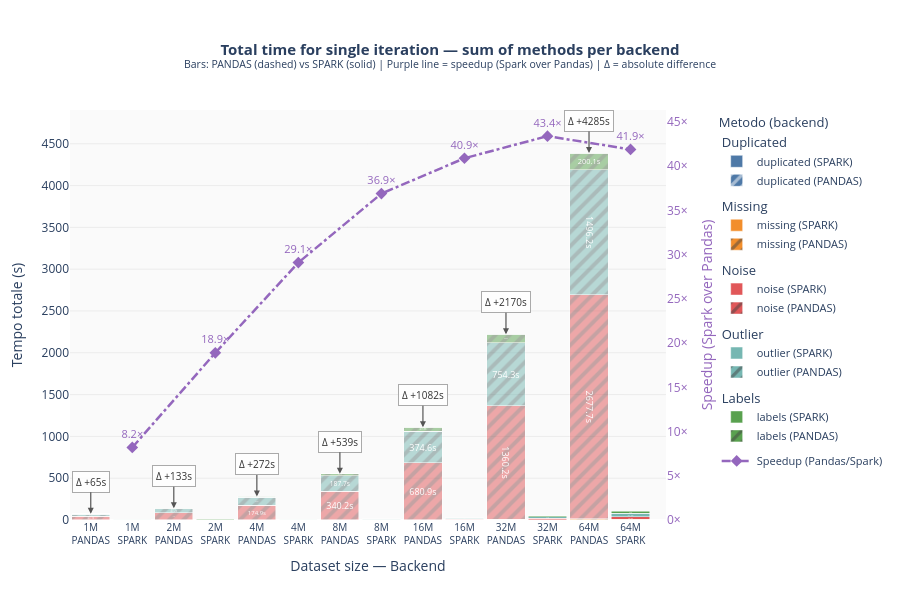

Source (notebook cell):
### Code cell
# ══════════════════════════════════════════════════════════════════════════════
# PLOT 2 — Istogramma raggruppato + stacked con differenza Pandas/Spark
# ══════════════════════════════════════════════════════════════════════════════

METHOD_COLORS = {
    'duplicated': '#4e79a7',
    'missing':    '#f28e2b',
    'noise':      '#e15759',
    'outlier':    '#76b7b2',
    'labels':     '#59a14f',
}

iters_sorted  = sorted(be_df['iterazione'].unique())
rows_per_iter = (
    be_df[['iterazione','num_righe']].drop_duplicates()
    .set_index('iterazione')['num_righe'].to_dict()
)

def fmt_rows(n):
    return f'{n//1_000_000}M' if n >= 1_000_000 else f'{n//1_000}K'

# Asse X interleaved: ['1M PANDAS', '1M SPARK', '2M PANDAS', '2M SPARK', ...]
x_all = []
for it in iters_sorted:
    for be in BACKENDS:
        x_all.append(f'{fmt_rows(rows_per_iter[it])}<br>{be}')

# Pre-calcola totali per iterazione (per le annotazioni di differenza)
iter_totals = {}   # it → {'PANDAS': float, 'SPARK': float}
for it in iters_sorted:
    iter_totals[it] = {}
    for be in BACKENDS:
        iter_totals[it][be] = float(
            be_df[(be_df['iterazione']==it) & (be_df['backend']==be)]['stopwatch_sec'].sum()
        )

# ── Figura con asse Y secondario per il ratio ─────────────────────────────────
fig2 = make_subplots(specs=[[{'secondary_y': True}]])

for metodo in METHODS:
    for backend in BACKENDS:
        d = (
            be_df[(be_df['metodo']==metodo) & (be_df['backend']==backend)]
            .sort_values('iterazione')
        )
        vals, texts = [], []
        for it in iters_sorted:
            for be in BACKENDS:
                if be == backend:
                    row = d[d['iterazione']==it]
                    v   = float(row['stopwatch_sec'].iloc[0]) if len(row) > 0 else 0.0
                    vals.append(v)
                    texts.append(f'{v:.1f}s' if v >= 2.0 else '')
                else:
                    vals.append(0.0)
                    texts.append('')

        fig2.add_trace(go.Bar(
            name=f'{metodo} ({backend})',
            x=x_all,
            y=vals,
            text=texts,
            textposition='inside',
            insidetextanchor='middle',
            textfont=dict(size=9, color='white'),
            marker=dict(
                color=METHOD_COLORS[metodo],
                opacity=1.0 if backend=='SPARK' else 0.5,
                pattern=dict(shape='/' if backend=='PANDAS' else '', solidity=0.4),
                line=dict(color='white', width=0.5),
            ),
            legendgroup=metodo,
            legendgrouptitle_text=metodo.capitalize() if backend=='PANDAS' else None,
            hovertemplate=(
                f'<b>{metodo} — {backend}</b><br>'
                'Righe: %{x}<br>Tempo: %{y:.3f}s<extra></extra>'
            ),
            #legend=False,
        ), secondary_y=False)

# ── Linea ratio (asse Y secondario) ──────────────────────────────────────────
# Posizionata al centro di ogni coppia PANDAS/SPARK sull'asse X interleaved
ratio_x, ratio_y = [], []
for it in iters_sorted:
    tot_pd = iter_totals[it]['PANDAS']
    tot_sp = iter_totals[it]['SPARK']
    # La coppia di barre è a posizioni (2*idx) e (2*idx+1); il centro è fra le due
    idx = iters_sorted.index(it)
    # X come stringa della barra SPARK (seconda della coppia)
    ratio_x.append(f'{fmt_rows(rows_per_iter[it])}<br>SPARK')
    ratio_y.append(round(tot_pd / tot_sp, 1) if tot_sp > 0 else 0)

fig2.add_trace(go.Scatter(
    x=ratio_x,
    y=ratio_y,
    mode='lines+markers+text',
    name='Speedup (Pandas/Spark)',
    line=dict(color='#9467bd', width=2.5, dash='dashdot'),
    marker=dict(size=9, color='#9467bd', symbol='diamond'),
    text=[f'{r:.1f}×' for r in ratio_y],
    textposition='top center',
    textfont=dict(size=11, color='#9467bd'),
    hovertemplate='<b>Speedup</b><br>%{x}<br>Pandas è %{y:.1f}× più lento di Spark<extra></extra>',
    legendgroup='ratio',
    showlegend=True,
), secondary_y=True)

# ── Annotazioni Δ differenza assoluta sopra ogni coppia ──────────────────────
# Appese sopra la barra PANDAS (la più alta) con freccia di bracket
for it in iters_sorted:
    tot_pd = iter_totals[it]['PANDAS']
    tot_sp = iter_totals[it]['SPARK']
    diff   = tot_pd - tot_sp
    # Etichetta compatta: Δ +XXXs
    label  = f'Δ {diff:+.0f}s'
    # X = posizione barra PANDAS (prima della coppia)
    x_pandas_label = f'{fmt_rows(rows_per_iter[it])}<br>PANDAS'
    fig2.add_annotation(
        x=x_pandas_label,
        y=tot_pd,
        text=label,
        showarrow=True,
        arrowhead=2,
        arrowcolor='#555',
        arrowwidth=1.2,
        ax=0, ay=-32,
        font=dict(size=10, color='#333'),
        bgcolor='rgba(255,255,255,0.82)',
        bordercolor='#aaa',
        borderwidth=1,
        borderpad=3,
        yref='y',
    )

fig2.update_layout(
    barmode='stack',
    title=dict(
        text=(
            '<b>Total time for single iteration — sum of methods per backend</b><br>'
            '<sup>Bars: PANDAS (dashed) vs SPARK (solid) | '
            'Purple line = speedup (Spark over Pandas) | Δ = absolute difference</sup>'
        ),
        font=dict(size=15), x=0.5,
    ),
    xaxis=dict(title='Dataset size — Backend', tickfont=dict(size=10)),
    yaxis=dict(title='Tempo totale (s)', showgrid=True, gridcolor='#ececec'),
    yaxis2=dict(
        title='Speedup (Spark over Pandas)',
        showgrid=False,
        ticksuffix='×',
        overlaying='y',
        side='right',
        rangemode='tozero',
        color='#9467bd',
    ),
    legend=dict(
        title='Metodo (backend)',
        groupclick='toggleitem',
        font=dict(size=11),
        tracegroupgap=6,
    ),
    height=600,
    plot_bgcolor='#fafafa', paper_bgcolor='white',
    margin=dict(t=110, b=80, l=70, r=80),
    bargap=0.08,
)

fig2.show()

### Figure 1 — Plotly figure (JSON) as saved in the notebook; plotly's stock layout.template omitted (floating-point values rounded to 4 significant figures)
{"data": [{"hovertemplate": "<b>duplicated — PANDAS</b><br>Righe: %{x}<br>Tempo: %{y:.3f}s<extra></extra>", "insidetextanchor": "middle", "legendgroup": "duplicated", "legendgrouptitle": {"text": "Duplicated"}, "marker": {"color": "#4e79a7", "line": {"color": "white", "width": 0.5}, "opacity": 0.5, "pattern": {"shape": "/", "solidity": 0.4}}, "name": "duplicated (PANDAS)", "text": ["", "", "", "", "", "", "", "", "", "", "2.5s", "", "5.0s", ""], "textfont": {"color": "white", "size": 9}, "textposition": "inside", "type": "bar", "x": ["1M<br>PANDAS", "1M<br>SPARK", "2M<br>PANDAS", "2M<br>SPARK", "4M<br>PANDAS", "4M<br>SPARK", "8M<br>PANDAS", "8M<br>SPARK", "16M<br>PANDAS", "16M<br>SPARK", "32M<br>PANDAS", "32M<br>SPARK", "64M<br>PANDAS", "64M<br>SPARK"], "xaxis": "x", "y": [0.04952, 0, 0.09761, 0, 0.218, 0, 0.5578, 0, 1.205, 0, 2.524, 0, 5.04, 0], "yaxis": "y"}, {"hovertemplate": "<b>duplicated — SPARK</b><br>Righe: %{x}<br>Tempo: %{y:.3f}s<extra></extra>", "insidetextanchor": "middle", "legendgroup": "duplicated", "marker": {"color": "#4e79a7", "line": {"color": "white", "width": 0.5}, "opacity": 1, "pattern": {"shape": "", "solidity": 0.4}}, "name": "duplicated (SPARK)", "text": ["", "", "", "", "", "", "", "", "", "", "", "", "", "2.7s"], "textfont": {"color": "white", "size": 9}, "textposition": "inside", "type": "bar", "x": ["1M<br>PANDAS", "1M<br>SPARK", "2M<br>PANDAS", "2M<br>SPARK", "4M<br>PANDAS", "4M<br>SPARK", "8M<br>PANDAS", "8M<br>SPARK", "16M<br>PANDAS", "16M<br>SPARK", "32M<br>PANDAS", "32M<br>SPARK", "64M<br>PANDAS", "64M<br>SPARK"], "xaxis": "x", "y": [0, 0.75, 0, 0.4088, 0, 0.4861, 0, 0.5406, 0, 0.8951, 0, 1.435, 0, 2.696], "yaxis": "y"}, {"hovertemplate": "<b>missing — PANDAS</b><br>Righe: %{x}<br>Tempo: %{y:.3f}s<extra></extra>", "insidetextanchor": "middle", "legendgroup": "missing", "legendgrouptitle": {"text": "Missing"}, "marker": {"color": "#f28e2b", "line": {"color": "white", "width": 0.5}, "opacity": 0.5, "pattern": {"shape": "/", "solidity": 0.4}}, "name": "missing (PANDAS)", "text": ["", "", "", "", "", "", "", "", "2.4s", "", "4.9s", "", "10.5s", ""], "textfont": {"color": "white", "size": 9}, "textposition": "inside", "type": "bar", "x": ["1M<br>PANDAS", "1M<br>SPARK", "2M<br>PANDAS", "2M<br>SPARK", "4M<br>PANDAS", "4M<br>SPARK", "8M<br>PANDAS", "8M<br>SPARK", "16M<br>PANDAS", "16M<br>SPARK", "32M<br>PANDAS", "32M<br>SPARK", "64M<br>PANDAS", "64M<br>SPARK"], "xaxis": "x", "y": [0.1025, 0, 0.1833, 0, 0.4395, 0, 1.101, 0, 2.412, 0, 4.921, 0, 10.55, 0], "yaxis": "y"}, {"hovertemplate": "<b>missing — SPARK</b><br>Righe: %{x}<br>Tempo: %{y:.3f}s<extra></extra>", "insidetextanchor": "middle", "legendgroup": "missing", "marker": {"color": "#f28e2b", "line": {"color": "white", "width": 0.5}, "opacity": 1, "pattern": {"shape": "", "solidity": 0.4}}, "name": "missing (SPARK)", "text": ["", "", "", "", "", "", "", "", "", "", "", "", "", "3.7s"], "textfont": {"color": "white", "size": 9}, "textposition": "inside", "type": "bar", "x": ["1M<br>PANDAS", "1M<br>SPARK", "2M<br>PANDAS", "2M<br>SPARK", "4M<br>PANDAS", "4M<br>SPARK", "8M<br>PANDAS", "8M<br>SPARK", "16M<br>PANDAS", "16M<br>SPARK", "32M<br>PANDAS", "32M<br>SPARK", "64M<br>PANDAS", "64M<br>SPARK"], "xaxis": "x", "y": [0, 1.298, 0, 1.011, 0, 0.7787, 0, 0.9439, 0, 1.307, 0, 1.925, 0, 3.706], "yaxis": "y"}, {"hovertemplate": "<b>noise — PANDAS</b><br>Righe: %{x}<br>Tempo: %{y:.3f}s<extra></extra>", "insidetextanchor": "middle", "legendgroup": "noise", "legendgrouptitle": {"text": "Noise"}, "marker": {"color": "#e15759", "line": {"color": "white", "width": 0.5}, "opacity": 0.5, "pattern": {"shape": "/", "solidity": 0.4}}, "name": "noise (PANDAS)", "text": ["47.1s", "", "87.3s", "", "174.9s", "", "340.2s", "", "680.9s", "", "1360.2s", "", "2677.7s", ""], "textfont": {"color": "white", "size": 9}, "textposition": "inside", "type": "bar", "x": ["1M<br>PANDAS", "1M<br>SPARK", "2M<br>PANDAS", "2M<br>SPARK", "4M<br>PANDAS", "4M<br>SPARK", "8M<br>PANDAS", "8M<br>SPARK", "16M<br>PANDAS", "16M<br>SPARK", "32M<br>PANDAS", "32M<br>SPARK", "64M<br>PANDAS", "64M<br>SPARK"], "xaxis": "x", "y": [47.13, 0, 87.27, 0, 174.9, 0, 340.2, 0, 680.9, 0, 1360.0, 0, 2678.0, 0], "yaxis": "y"}, {"hovertemplate": "<b>noise — SPARK</b><br>Righe: %{x}<br>Tempo: %{y:.3f}s<extra></extra>", "insidetextanchor": "middle", "legendgroup": "noise", "marker": {"color": "#e15759", "line": {"color": "white", "width": 0.5}, "opacity": 1, "pattern": {"shape": "", "solidity": 0.4}}, "name": "noise (SPARK)", "text": ["", "2.3s", "", "", "", "2.5s", "", "4.5s", "", "7.9s", "", "16.5s", "", "33.6s"], "textfont": {"color": "white", "size": 9}, "textposition": "inside", "type": "bar", "x": ["1M<br>PANDAS", "1M<br>SPARK", "2M<br>PANDAS", "2M<br>SPARK", "4M<br>PANDAS", "4M<br>SPARK", "8M<br>PANDAS", "8M<br>SPARK", "16M<br>PANDAS", "16M<br>SPARK", "32M<br>PANDAS", "32M<br>SPARK", "64M<br>PANDAS", "64M<br>SPARK"], "xaxis": "x", "y": [0, 2.342, 0, 1.891, 0, 2.54, 0, 4.505, 0, 7.932, 0, 16.47, 0, 33.61], "yaxis": "y"}, {"hovertemplate": "<b>outlier — PANDAS</b><br>Righe: %{x}<br>Tempo: %{y:.3f}s<extra></extra>", "insidetextanchor": "middle", "legendgroup": "outlier", "legendgrouptitle": {"text": "Outlier"}, "marker": {"color": "#76b7b2", "line": {"color": "white", "width": 0.5}, "opacity": 0.5, "pattern": {"shape": "/", "solidity": 0.4}}, "name": "outlier (PANDAS)", "text": ["23.6s", "", "47.2s", "", "93.6s", "", "187.7s", "", "374.6s", "", "754.3s", "", "1496.2s", ""], "textfont": {"color": "white", "size": 9}, "textposition": "inside", "type": "bar", "x": ["1M<br>PANDAS", "1M<br>SPARK", "2M<br>PANDAS", "2M<br>SPARK", "4M<br>PANDAS", "4M<br>SPARK", "8M<br>PANDAS", "8M<br>SPARK", "16M<br>PANDAS", "16M<br>SPARK", "32M<br>PANDAS", "32M<br>SPARK", "64M<br>PANDAS", "64M<br>SPARK"], "xaxis": "x", "y": [23.56, 0, 47.18, 0, 93.63, 0, 187.7, 0, 374.6, 0, 754.3, 0, 1496.0, 0], "yaxis": "y"}, {"hovertemplate": "<b>outlier — SPARK</b><br>Righe: %{x}<br>Tempo: %{y:.3f}s<extra></extra>", "insidetextanchor": "middle", "legendgroup": "outlier", "marker": {"color": "#76b7b2", "line": {"color": "white", "width": 0.5}, "opacity": 1, "pattern": {"shape": "", "solidity": 0.4}}, "name": "outlier (SPARK)", "text": ["", "", "", "2.1s", "", "3.0s", "", "5.8s", "", "10.8s", "", "19.7s", "", "41.4s"], "textfont": {"color": "white", "size": 9}, "textposition": "inside", "type": "bar", "x": ["1M<br>PANDAS", "1M<br>SPARK", "2M<br>PANDAS", "2M<br>SPARK", "4M<br>PANDAS", "4M<br>SPARK", "8M<br>PANDAS", "8M<br>SPARK", "16M<br>PANDAS", "16M<br>SPARK", "32M<br>PANDAS", "32M<br>SPARK", "64M<br>PANDAS", "64M<br>SPARK"], "xaxis": "x", "y": [0, 1.86, 0, 2.094, 0, 2.972, 0, 5.76, 0, 10.83, 0, 19.7, 0, 41.41], "yaxis": "y"}, {"hovertemplate": "<b>labels — PANDAS</b><br>Righe: %{x}<br>Tempo: %{y:.3f}s<extra></extra>", "insidetextanchor": "middle", "legendgroup": "labels", "legendgrouptitle": {"text": "Labels"}, "marker": {"color": "#59a14f", "line": {"color": "white", "width": 0.5}, "opacity": 0.5, "pattern": {"shape": "/", "solidity": 0.4}}, "name": "labels (PANDAS)", "text": ["3.1s", "", "6.2s", "", "12.2s", "", "24.7s", "", "49.9s", "", "99.3s", "", "200.1s", ""], "textfont": {"color": "white", "size": 9}, "textposition": "inside", "type": "bar", "x": ["1M<br>PANDAS", "1M<br>SPARK", "2M<br>PANDAS", "2M<br>SPARK", "4M<br>PANDAS", "4M<br>SPARK", "8M<br>PANDAS", "8M<br>SPARK", "16M<br>PANDAS", "16M<br>SPARK", "32M<br>PANDAS", "32M<br>SPARK", "64M<br>PANDAS", "64M<br>SPARK"], "xaxis": "x", "y": [3.119, 0, 6.152, 0, 12.19, 0, 24.75, 0, 49.86, 0, 99.32, 0, 200.1, 0], "yaxis": "y"}, {"hovertemplate": "<b>labels — SPARK</b><br>Righe: %{x}<br>Tempo: %{y:.3f}s<extra></extra>", "insidetextanchor": "middle", "legendgroup": "labels", "marker": {"color": "#59a14f", "line": {"color": "white", "width": 0.5}, "opacity": 1, "pattern": {"shape": "", "solidity": 0.4}}, "name": "labels (SPARK)", "text": ["", "2.8s", "", "2.1s", "", "2.9s", "", "3.3s", "", "6.2s", "", "11.7s", "", "23.4s"], "textfont": {"color": "white", "size": 9}, "textposition": "inside", "type": "bar", "x": ["1M<br>PANDAS", "1M<br>SPARK", "2M<br>PANDAS", "2M<br>SPARK", "4M<br>PANDAS", "4M<br>SPARK", "8M<br>PANDAS", "8M<br>SPARK", "16M<br>PANDAS", "16M<br>SPARK", "32M<br>PANDAS", "32M<br>SPARK", "64M<br>PANDAS", "64M<br>SPARK"], "xaxis": "x", "y": [0, 2.801, 0, 2.067, 0, 2.888, 0, 3.253, 0, 6.176, 0, 11.68, 0, 23.37], "yaxis": "y"}, {"hovertemplate": "<b>Speedup</b><br>%{x}<br>Pandas è %{y:.1f}× più lento di Spark<extra></extra>", "legendgroup": "ratio", "line": {"color": "#9467bd", "dash": "dashdot", "width": 2.5}, "marker": {"color": "#9467bd", "size": 9, "symbol": "diamond"}, "mode": "lines+markers+text", "name": "Speedup (Pandas/Spark)", "showlegend": true, "text": ["8.2×", "18.9×", "29.1×", "36.9×", "40.9×", "43.4×", "41.9×"], "textfont": {"color": "#9467bd", "size": 11}, "textposition": "top center", "type": "scatter", "x": ["1M<br>SPARK", "2M<br>SPARK", "4M<br>SPARK", "8M<br>SPARK", "16M<br>SPARK", "32M<br>SPARK", "64M<br>SPARK"], "xaxis": "x", "y": [8.2, 18.9, 29.1, 36.9, 40.9, 43.4, 41.9], "yaxis": "y2"}], "layout": {"annotations": [{"arrowcolor": "#555", "arrowhead": 2, "arrowwidth": 1.2, "ax": 0, "ay": -32, "bgcolor": "rgba(255,255,255,0.82)", "bordercolor": "#aaa", "borderpad": 3, "borderwidth": 1, "font": {"color": "#333", "size": 10}, "showarrow": true, "text": "Δ +65s", "x": "1M<br>PANDAS", "y": 73.96, "yref": "y"}, {"arrowcolor": "#555", "arrowhead": 2, "arrowwidth": 1.2, "ax": 0, "ay": -32, "bgcolor": "rgba(255,255,255,0.82)", "bordercolor": "#aaa", "borderpad": 3, "borderwidth": 1, "font": {"color": "#333", "size": 10}, "showarrow": true, "text": "Δ +133s", "x": "2M<br>PANDAS", "y": 140.9, "yref": "y"}, {"arrowcolor": "#555", "arrowhead": 2, "arrowwidth": 1.2, "ax": 0, "ay": -32, "bgcolor": "rgba(255,255,255,0.82)", "bordercolor": "#aaa", "borderpad": 3, "borderwidth": 1, "font": {"color": "#333", "size": 10}, "showarrow": true, "text": "Δ +272s", "x": "4M<br>PANDAS", "y": 281.4, "yref": "y"}, {"arrowcolor": "#555", "arrowhead": 2, "arrowwidth": 1.2, "ax": 0, "ay": -32, "bgcolor": "rgba(255,255,255,0.82)", "bordercolor": "#aaa", "borderpad": 3, "borderwidth": 1, "font": {"color": "#333", "size": 10}, "showarrow": true, "text": "Δ +539s", "x": "8M<br>PANDAS", "y": 554.2, "yref": "y"}, {"arrowcolor": "#555", "arrowhead": 2, "arrowwidth": 1.2, "ax": 0, "ay": -32, "bgcolor": "rgba(255,255,255,0.82)", "bordercolor": "#aaa", "borderpad": 3, "borderwidth": 1, "font": {"color": "#333", "size": 10}, "showarrow": true, "text": "Δ +1082s", "x": "16M<br>PANDAS", "y": 1109.0, "yref": "y"}, {"arrowcolor": "#555", "arrowhead": 2, "arrowwidth": 1.2, "ax": 0, "ay": -32, "bgcolor": "rgba(255,255,255,0.82)", "bordercolor": "#aaa", "borderpad": 3, "borderwidth": 1, "font": {"color": "#333", "size": 10}, "showarrow": true, "text": "Δ +2170s", "x": "32M<br>PANDAS", "y": 2221.0, "yref": "y"}, {"arrowcolor": "#555", "arrowhead": 2, "arrowwidth": 1.2, "ax": 0, "ay": -32, "bgcolor": "rgba(255,255,255,0.82)", "bordercolor": "#aaa", "borderpad": 3, "borderwidth": 1, "font": {"color": "#333", "size": 10}, "showarrow": true, "text": "Δ +4285s", "x": "64M<br>PANDAS", "y": 4390.0, "yref": "y"}], "bargap": 0.08, "barmode": "stack", "height": 600, "legend": {"font": {"size": 11}, "groupclick": "toggleitem", "title": {"text": "Metodo (backend)"}, "tracegroupgap": 6}, "margin": {"b": 80, "l": 70, "r": 80, "t": 110}, "paper_bgcolor": "white", "plot_bgcolor": "#fafafa", "title": {"font": {"size": 15}, "text": "<b>Total time for single iteration — sum of methods per backend</b><br><sup>Bars: PANDAS (dashed) vs SPARK (solid) | Purple line = speedup (Spark over Pandas) | Δ = absolute difference</sup>", "x": 0.5}, "xaxis": {"anchor": "y", "domain": [0, 0.94], "tickfont": {"size": 10}, "title": {"text": "Dataset size — Backend"}}, "yaxis": {"anchor": "x", "domain": [0, 1], "gridcolor": "#ececec", "showgrid": true, "title": {"text": "Tempo totale (s)"}}, "yaxis2": {"anchor": "x", "color": "#9467bd", "overlaying": "y", "rangemode": "tozero", "showgrid": false, "side": "right", "ticksuffix": "×", "title": {"text": "Speedup (Spark over Pandas)"}}}}
